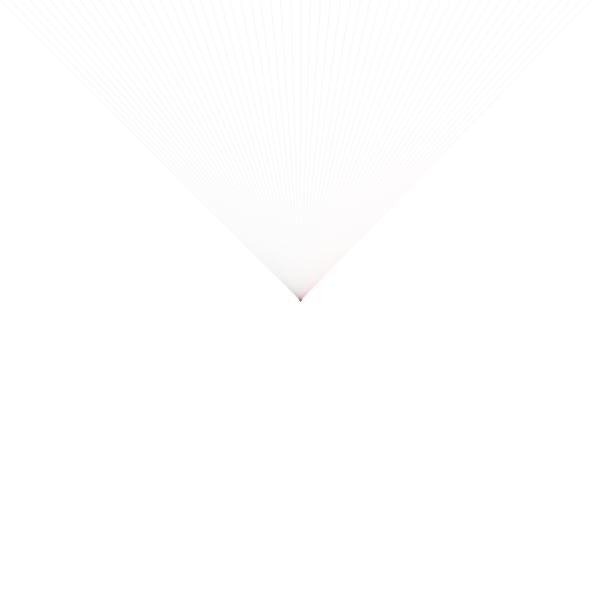
Frame 1 (no input)
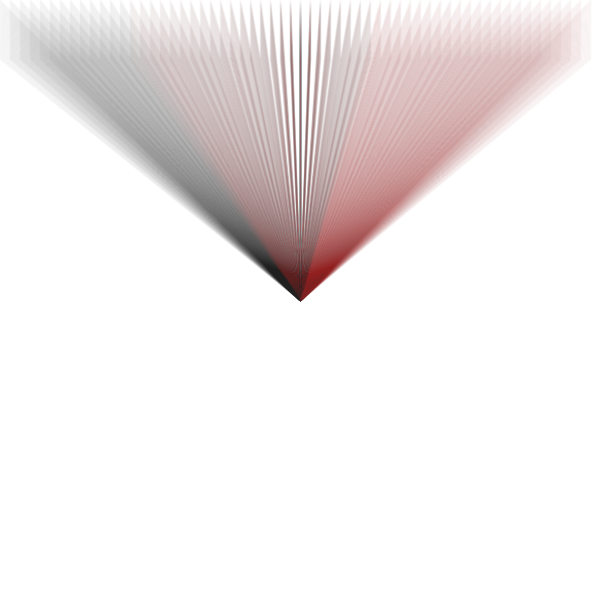
Frame 60 (the mouse pressed at the canvas centre just before this capture)
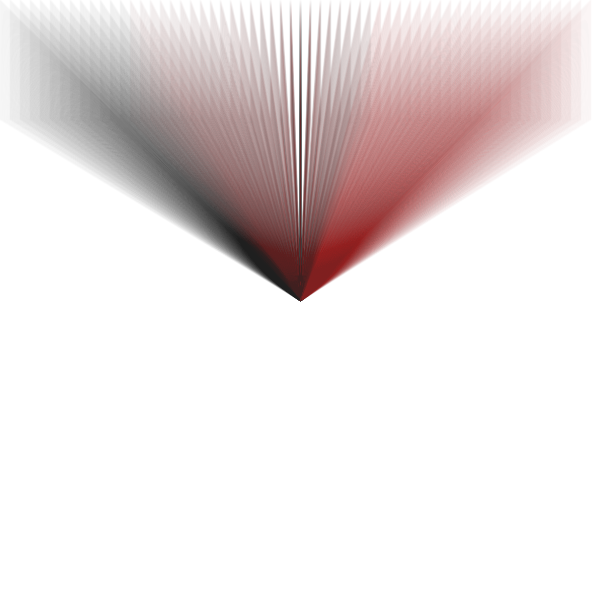
Frame 120 (the mouse held since frame 60 and released just before this capture)

The Processing sketch that drew these frames (run headless with seeded random() and noise(); from frame 60 on, the mouse is pressed at the canvas centre):

// Processing sketch: processing_158371
// ── processing_158371.pde

int i = 0;
void setup() {
  size(600, 600);
  background(255);
  colorMode(RGB, 600);
  strokeWeight(2);
 
  
}
int y = 0;
void draw() {
 
  for (int x =0; x<width; x+=10) {
    i+=(.001*x);
   stroke(x*noise(i), 0*noise(i, i), y*noise(i, i,i),10);//tweak this 
    line(x, y, width/2, height/2);
   
   
   
  }
  
if (y<height) {
    y++;
  } else {
    noLoop();
  }
}
